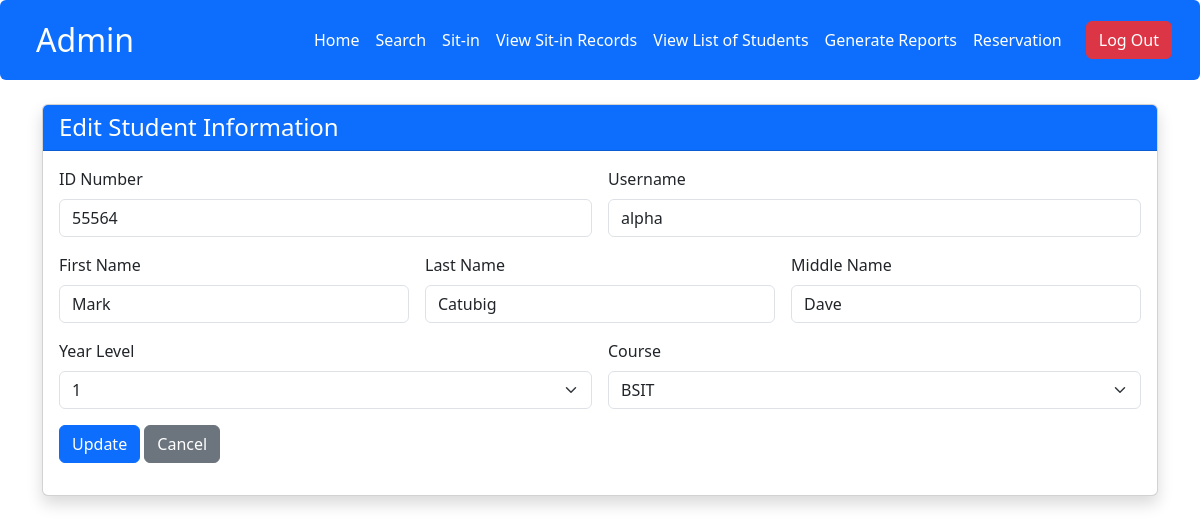
The page /admin/edit_student.php?id=55564 on the database as committed earlier.
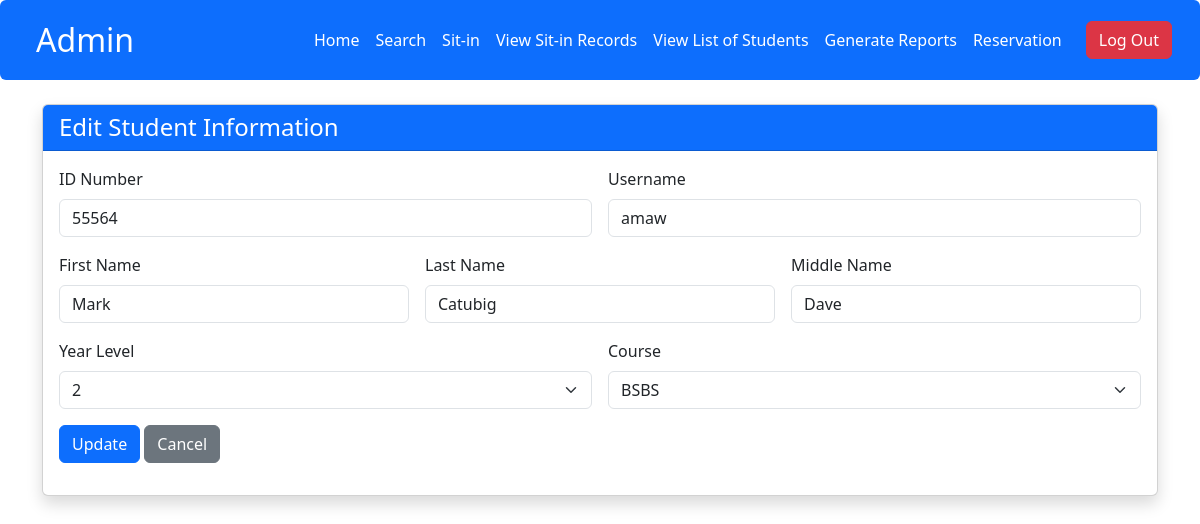
The same page on the database as committed later.
### tables this page shows
CREATE TABLE `user` (
  `id` int(11) NOT NULL,
  `lname` varchar(50) DEFAULT NULL,
  `fname` varchar(50) DEFAULT NULL,
  `MName` varchar(50) DEFAULT NULL,
  `Course` varchar(50) DEFAULT NULL,
  `Level` varchar(10) DEFAULT NULL,
  `username` varchar(50) DEFAULT NULL,
  `password` varchar(255) NOT NULL,
  `image` varchar(255) DEFAULT NULL,
  `email` varchar(100) NOT NULL,
  `address` varchar(255) DEFAULT NULL,
  `role` enum('admin','user') NOT NULL DEFAULT 'user',
  `remaining_session` int(11) NOT NULL DEFAULT 30
);

### admin/edit_student.php (the view, shortened to what this page needs)
<?php
include('db.php');
include('admin_navbar.php');
$id = $_GET['id'];
$query = "SELECT * FROM user WHERE id = ?";
$stmt = mysqli_prepare($con, $query);
mysqli_stmt_bind_param($stmt, "s", $id);
mysqli_stmt_execute($stmt);
$result = mysqli_stmt_get_result($stmt);
$user = mysqli_fetch_assoc($result);
?>
<!DOCTYPE html>
<html lang="en">
<head>
    <link rel="stylesheet" href="https://cdn.jsdelivr.net/npm/bootstrap@5.3.0/dist/css/bootstrap.min.css">
</head>
<body>
    <div class="container mt-4">
        <div class="card shadow">
            <div class="card-header bg-primary text-white">
                <h4 class="mb-0">Edit Student Information</h4>
            </div>
            <div class="card-body">
                <form method="POST">
                    <div class="row g-3">
                        <div class="col-md-6">
                            <label class="form-label">ID Number</label>
                            <input type="text" value="<?= htmlspecialchars($user['id']) ?>" class="form-control" readonly>
                        </div>
                        <div class="col-md-6">
                            <label class="form-label">Username</label>
                            <input type="text" name="username" value="<?= htmlspecialchars($user['username']) ?>" class="form-control">
                        </div>
                        <div class="col-md-4">
                            <label class="form-label">First Name</label>
                            <input type="text" name="fname" value="<?= htmlspecialchars($user['fname']) ?>" class="form-control">
                        </div>
                        <div class="col-md-4">
                            <label class="form-label">Last Name</label>
                            <input type="text" name="lname" value="<?= htmlspecialchars($user['lname']) ?>" class="form-control">
                        </div>
                        <div class="col-md-4">
                            <label class="form-label">Middle Name</label>
                            <input type="text" name="mname" value="<?= htmlspecialchars($user['MName']) ?>" class="form-control">
                        </div>
                        <div class="col-md-6">
                            <label class="form-label">Year Level</label>
                            <select name="level" class="form-select">
                                <?php for($i = 1; $i <= 4; $i++): ?>
                                    <option value="<?= $i ?>" <?= $user['Level'] == $i ? 'selected' : '' ?>><?= $i ?></option>
                                <?php endfor; ?>
                            </select>
                        </div>
                        <div class="col-md-6">
                            <label class="form-label">Course</label>
                            <select name="course" class="form-select">
                                <?php
                                $courses = ['BSIT', 'BSCS', 'BSBS', 'BSCJ', 'BSCA', 'BSHM', 'BSCPE'];
                                foreach($courses as $c):
                                ?>
                                    <option value="<?= $c ?>" <?= $user['Course'] == $c ? 'selected' : '' ?>><?= $c ?></option>
                                <?php endforeach; ?>
                            </select>
                        </div>
                    </div>
                    <div class="mt-3">
                        <button type="submit" class="btn btn-primary">Update</button>
                        <a href="student_information.php" class="btn btn-secondary">Cancel</a>
                    </div>
                </form>
            </div>
        </div>
    </div>
</body>
</html>

Rows that differ between the two databases and show on the page:
changed user "Mark": username "alpha" → "amaw"; level "1" → "2"; course (not shown) → "BSBS"
Other text that changed with them:
form field course: "BSIT" → (not shown)
